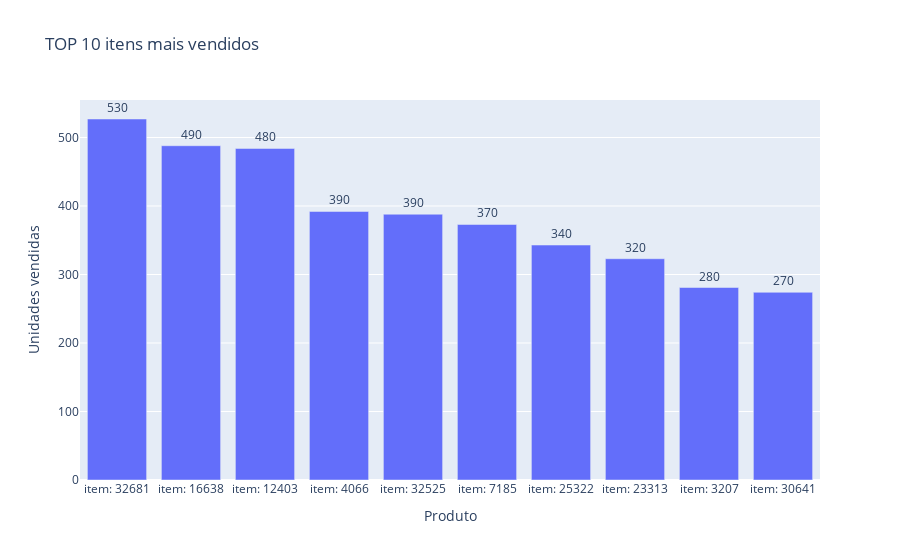

Notebook code cell kept with this figure:
### Markdown cell above
---
Esta consulta retorna um **ranking dos 10 produtos mais vendidos** em termos de volume de transações (quantidade de vendas), exibindo uma lista onde a primeira coluna apresenta o identificador do produto formatado com o prefixo "item: " e a segunda coluna mostra a contagem total de vezes que esse produto aparece na tabela de vendas, estando os resultados ordenados de forma decrescente, do item com maior saída para o com menor saída.

### Code cell
consulta = """
select 'item: ' || dp.product_sk as produto
     , count(fs.sale_sk)         as total_unidades_vendidas
  from fact_sales  fs
  join dim_product dp on fs.product_sk = dp.product_sk
 group by dp.product_sk
 order by total_unidades_vendidas desc
 limit 10;
"""
df = pd.read_sql(sql=text(consulta), con=cn.get_engine())
print(df.head())

gg.gerar_grafico_sql( codigo_sql         = consulta
                    , coluna_x           = 'produto'
                    , coluna_y           = 'total_unidades_vendidas'
                    , rotulo_valor       = 'Unidades vendidas'
                    , titulo_grafico     = 'TOP 10 itens mais vendidos'
                    , tipo_grafico       = 'Barras'
                    , nome_arquivo_saida = '../visualizations/grafico_top10_itens_mais_vendidos.png'
                    , conexao            =  cn.get_engine()
                     )

### Figure 1 — Plotly figure (JSON) as saved in the notebook; plotly's stock layout.template omitted (floating-point values rounded to 4 significant figures)
{"data": [{"hovertemplate": "Produto=%{x}<br>Unidades vendidas=%{text}<extra></extra>", "legendgroup": "", "marker": {"color": "#636efa", "pattern": {"shape": ""}}, "name": "", "orientation": "v", "showlegend": false, "text": [527.0, 488.0, 484.0, 392.0, 388.0, 373.0, 343.0, 323.0, 281.0, 274.0], "textposition": "outside", "texttemplate": "%{text:.2s}", "type": "bar", "x": ["item: 32681", "item: 16638", "item: 12403", "item: 4066", "item: 32525", "item: 7185", "item: 25322", "item: 23313", "item: 3207", "item: 30641"], "xaxis": "x", "y": [527, 488, 484, 392, 388, 373, 343, 323, 281, 274], "yaxis": "y"}], "layout": {"autosize": true, "barmode": "relative", "legend": {"tracegroupgap": 0}, "title": {"text": "TOP 10 itens mais vendidos"}, "xaxis": {"anchor": "y", "autorange": true, "domain": [0, 1], "range": [-0.5, 9.5], "title": {"text": "Produto"}, "type": "category"}, "yaxis": {"anchor": "x", "autorange": true, "domain": [0, 1], "range": [0, 554.7], "title": {"text": "Unidades vendidas"}, "type": "linear"}}}
